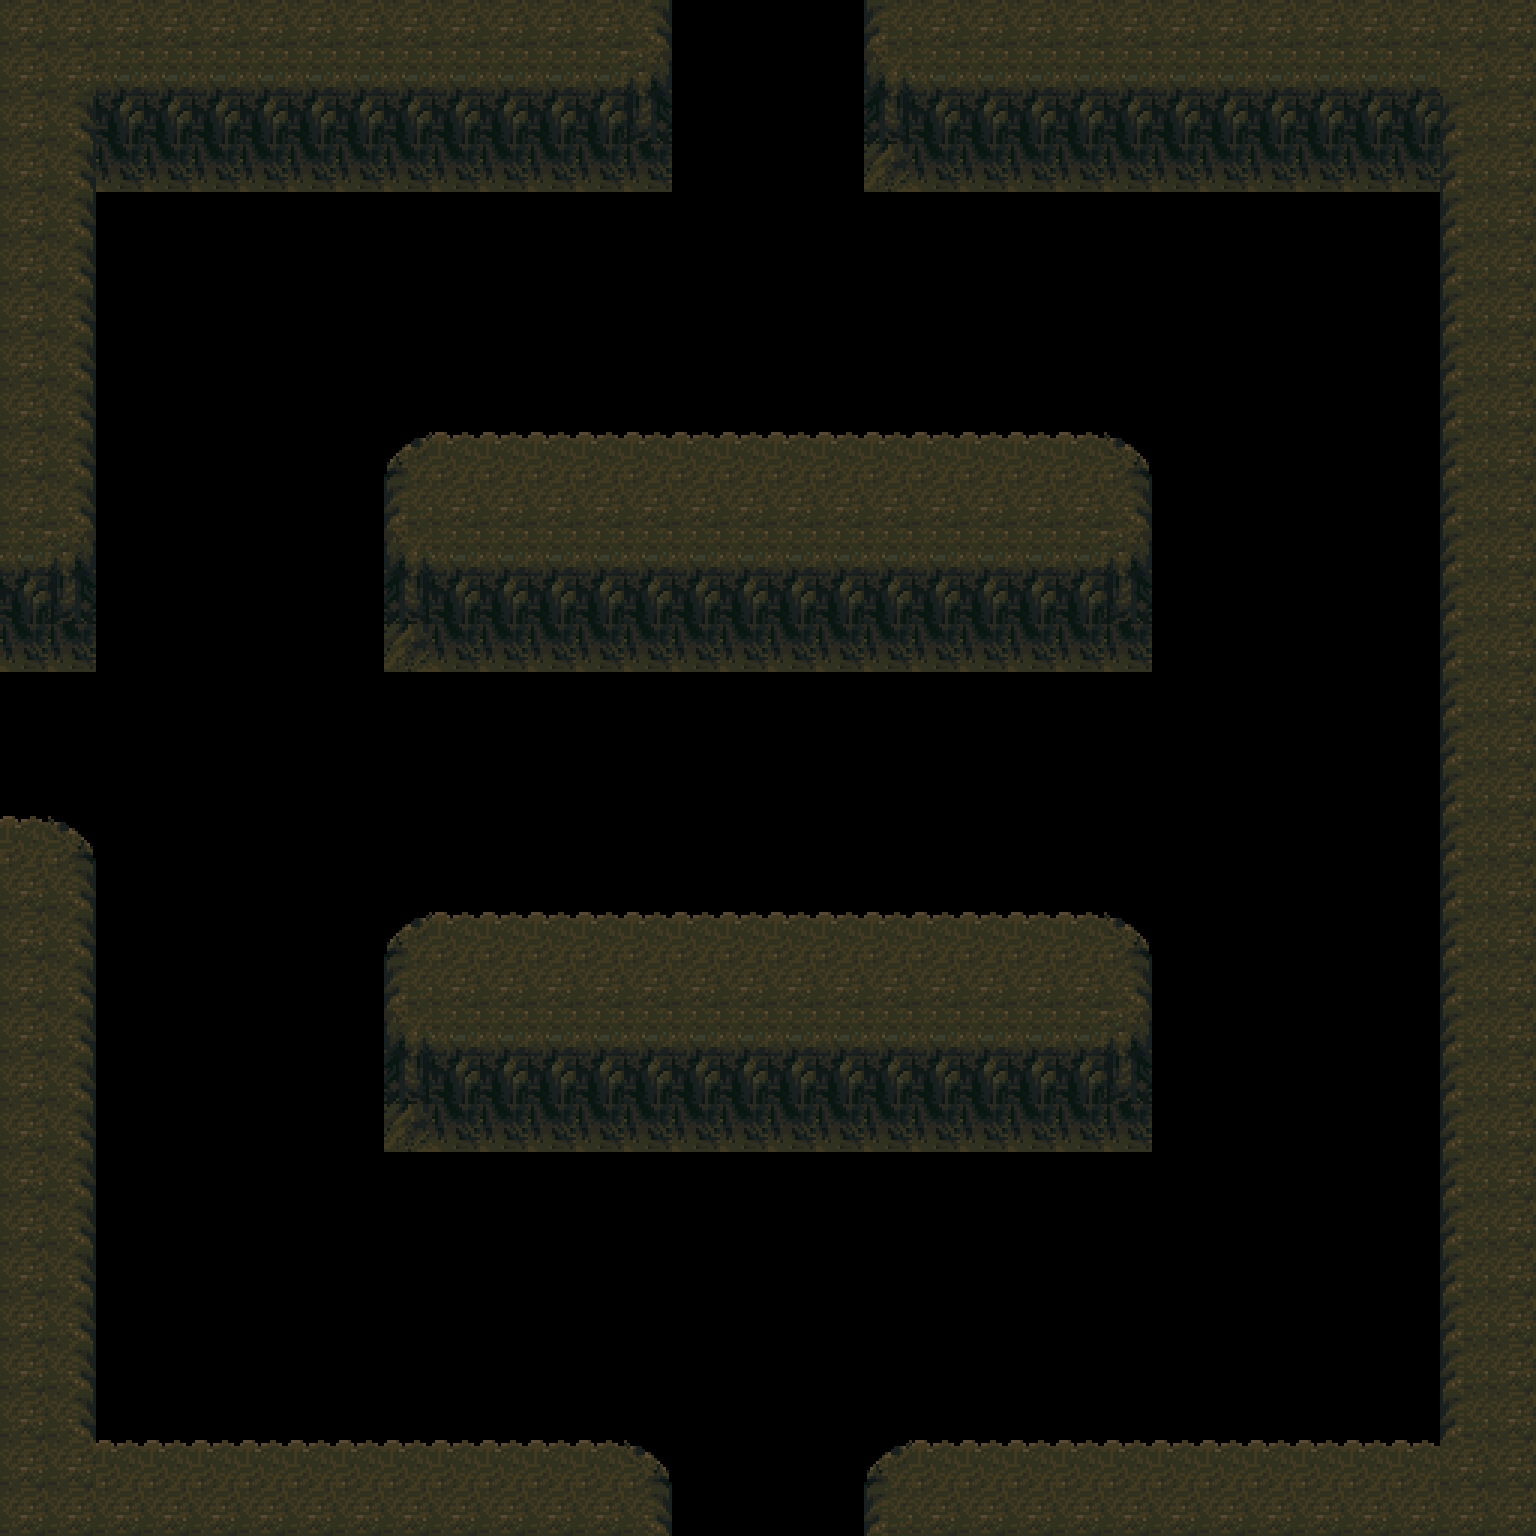

This is a level from a 2D game, rendered from its Tiled map with the project's own tilesets. A one-line summary and the map file follow, with tile-layer data summarised:
An orthogonal 32x32 tile map with 48x48 px tiles, 1 tile layer (Furnishing), 1 hidden layer not drawn and 2 objects.

<map version="1.2" tiledversion="1.3.4" orientation="orthogonal" renderorder="right-down" width="32" height="32" tilewidth="48" tileheight="48" infinite="0" nextlayerid="4" nextobjectid="5">
 <tileset firstgid="1" source="CaveInner.tsx" />
 <layer id="2" name="Floor" width="32" height="32" visible="0">
  <data>[1024 cells, 1024 non-empty, 1 distinct tile ids]</data>
 </layer>
 <layer id="1" name="Furnishing" width="32" height="32">
  <data>[1024 cells, 426 non-empty, 14 distinct tile ids]</data>
 </layer>
 <objectgroup id="3" name="Props">
  <object id="3" gid="20" x="960" y="864" width="48" height="48">
   <properties>
    <property name="I" value="[ChestSpawn]" />
   </properties>
  </object>
  <object id="4" gid="20" x="528" y="768" width="48" height="48">
   <properties>
    <property name="I" value="[ChestSpawn]" />
   </properties>
  </object>
 </objectgroup>
</map>
